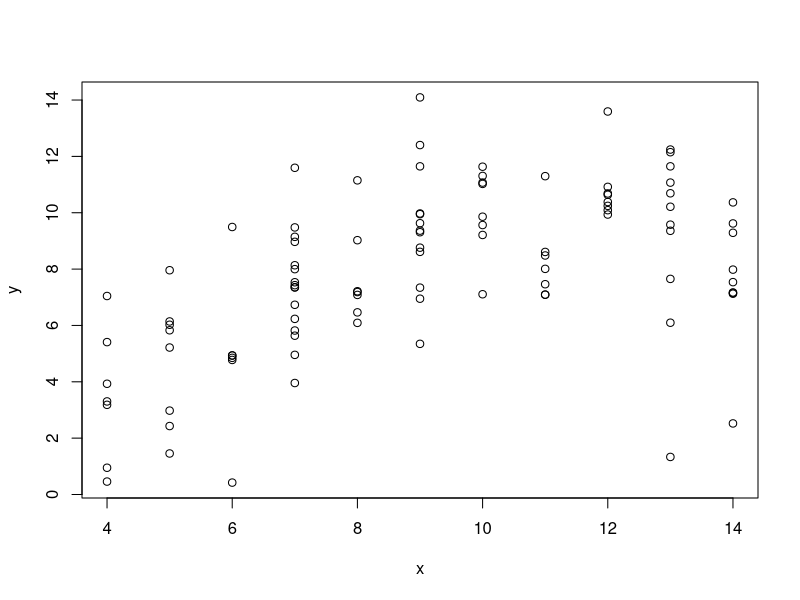

This figure's R source:
#### R_Demo_Simulation_Inference_2_Sample_Hold_out.R
##########################################################################
## INSTRUCTOR: Christopher Fariss
## COURSE NAME: Advanced Computational Methods for Social Media and Textual Data (2F)
## University of Essex Summer School 2023
##
## Date: 2023-08-09
##
## Please e-mail me if you find any errors or have and suggestions (either email is fine)
## e-mail: cjf0006@gmail.com
## e-mail: cjfariss@umich.edu
##########################################################################
##
## Goal: Improve the predictive power or predictive validity of a model
##
##########################################################################
## Introduction to tutorial:
##
## (1) Begin building towards and learning about cross-validation
## (NOTE: There is no "crossing" yet)
##
## For this R tutorial we will simulate a dataset and then randomly divide it into two subsets.
##
## We will fit a model using the observations from one of the subsets of data (training data).
##
## We will then use the model estimates to predict the value of the dependent variable for the remaining out-of-sample data subset (testing data).
##
##########################################################################


set.seed(940)


## set number of observations for simulation
n <- 100

## simulation of variables (This model is one of Anscombe's quartets)
x <- sample(4:14,n,replace=TRUE)
y <- -5.996 + 2.781*x -0.127*x^2 + rnorm(n,0,1)
y <- -5.996 + 2.781*x -0.127*x^2 + rnorm(n,0,2)

## plot the simulated relationship
par(mfrow=c(1,1))
plot(x=x, y=y)

## create a subject/unit ID variable with one values for each unit
## here the indicator values takes on 2-Fold values {1,2}
folds <- sample(rep(1:2, n/2), n, replace=FALSE)
folds

table(folds)

## create a data frame with the dependent variable, independent variable, and randomly created ID
dat <- data.frame(y, x, folds)

summary(dat)

head(dat)

## fit a linear model to the full dataset
model <- lm(y ~ x, data=dat)
summary(model)


## subset the full dataset into to subsets based on the ID variable
train <- subset(dat, folds==1)
test <- subset(dat, folds==2)

train <- dat[dat$folds==1,]
test <- dat[dat$folds==2,]

nrow(train)
nrow(test)


## Model 0: fit a linear model
fit <- lm(y ~ 1, data=train)
pred <- predict(fit, newdata=test)
rmse <- sqrt(mean((as.numeric(pred)-test$y)^2))
rmse

## Model 1: fit a linear model
fit <- lm(y ~ x, data=train)
pred <- predict(fit, newdata=test)
rmse <- sqrt(mean((as.numeric(pred)-test$y)^2))
rmse

## Model 2: fit a linear model with a squared term
fit <- lm(y ~ x + I(x^2), data=train)
pred <- predict(fit, newdata=test)
rmse <- sqrt(mean((as.numeric(pred)-test$y)^2))
rmse


##################################################
## Model 2: fit a linear model with a squared term
fit <- lm(y ~ x + I(x^2), data=train)
pred <- predict(fit, newdata=train)
rmse <- sqrt(mean((as.numeric(pred)-train$y)^2))
rmse


